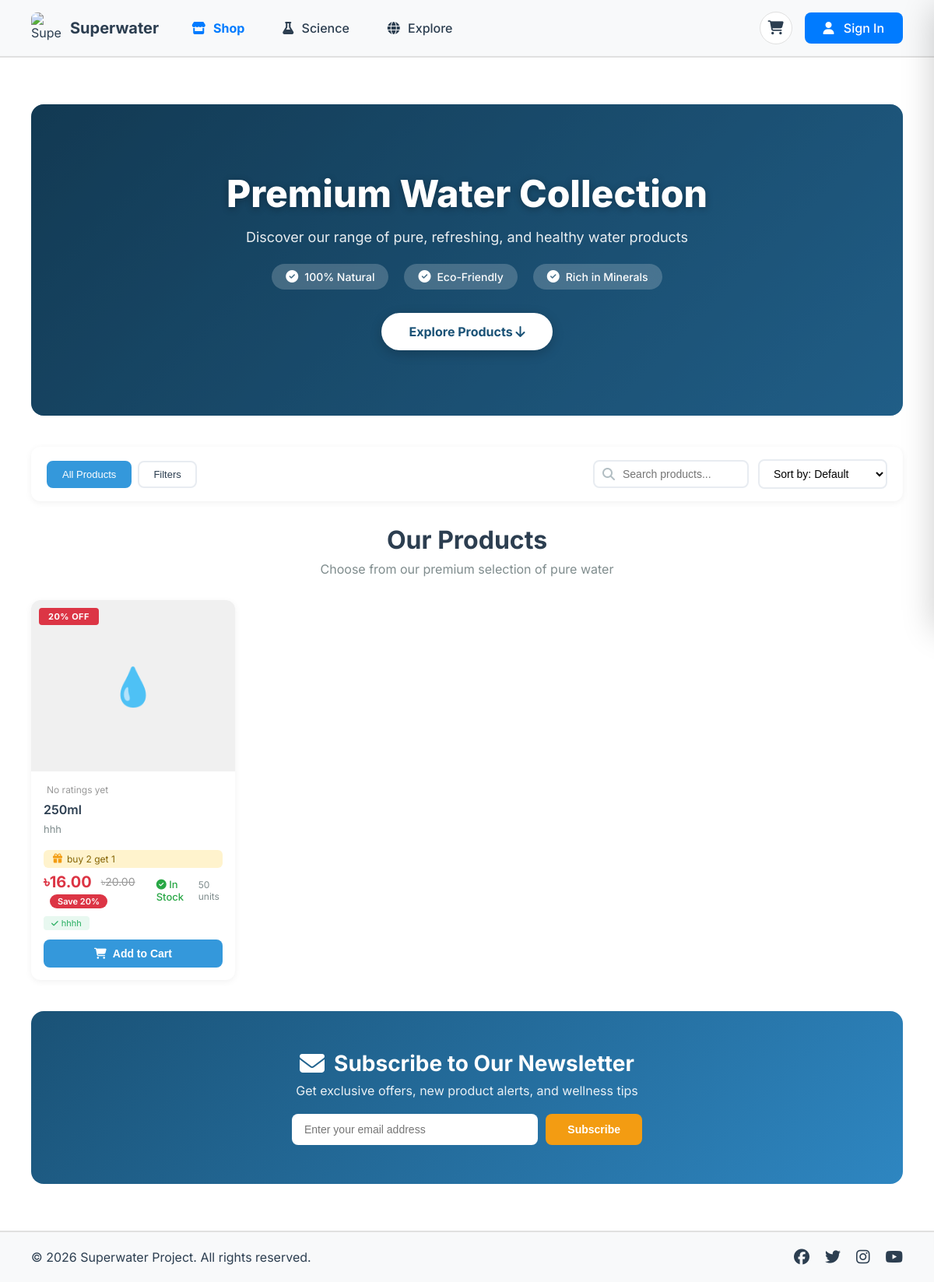
The app's page /shop/, older data.
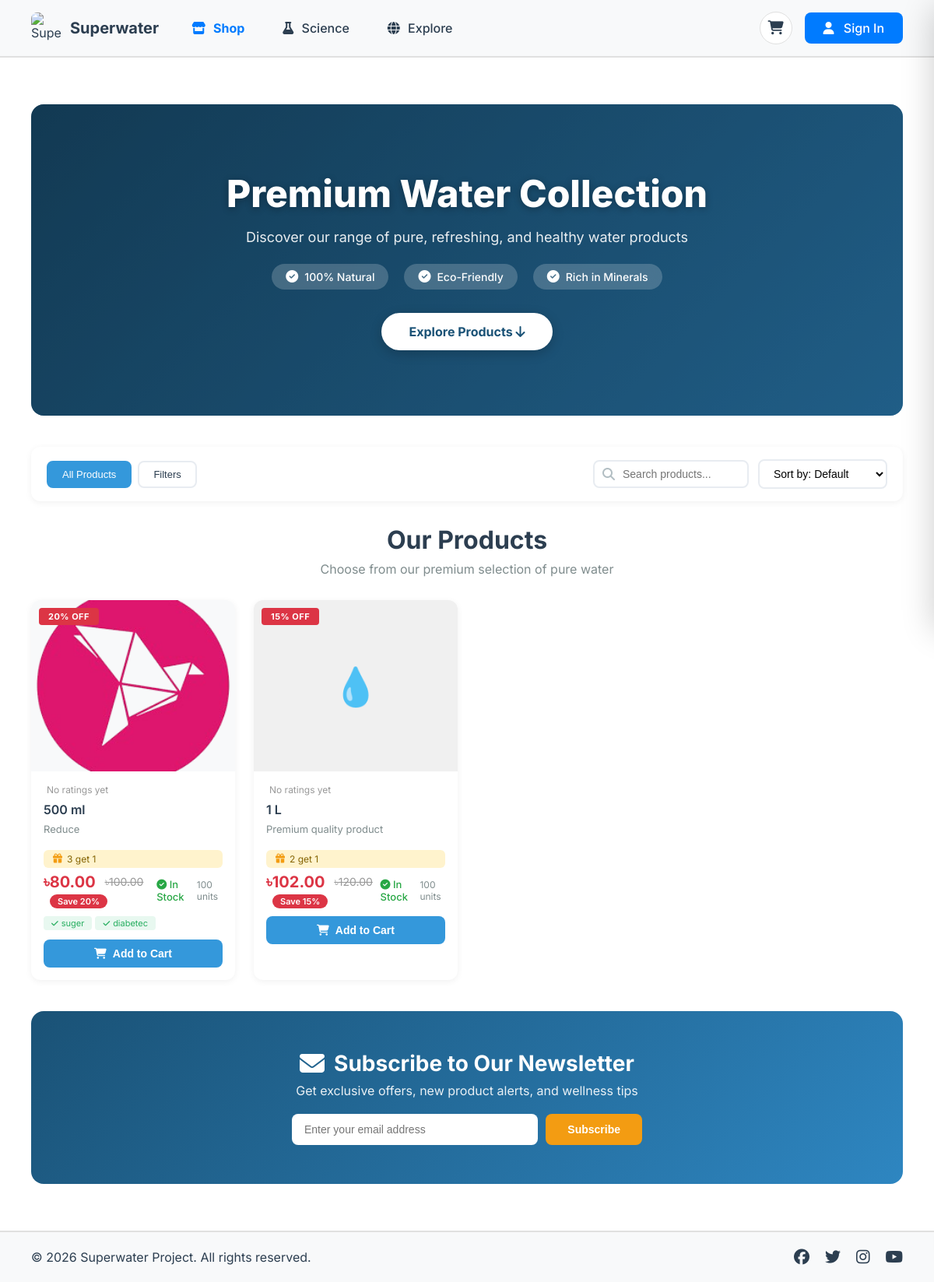
The same page, newer data.
### water_app/models.py (models this page shows, shortened)
class Product(models.Model):
    CATEGORY_CHOICES = [
        ('Filters', 'Filters'),
        ('Sensors', 'Sensors'),
        ('Purifiers', 'Purifiers'),
        ('Testing Kits', 'Testing Kits'),
        ('Softening Systems', 'Softening Systems'),
        ('Meters', 'Meters'),
        ('Pitchers', 'Pitchers'),
        ('Monitors', 'Monitors'),
    ]
    name = models.CharField(max_length=200)
    description = models.TextField(blank=True, null=True)
    price = models.DecimalField(max_digits=10, decimal_places=2, default=0)
    category = models.CharField(max_length=50, choices=CATEGORY_CHOICES, default='Filters')
    benefits = models.TextField(blank=True, null=True)
    rating = models.DecimalField(max_digits=3, decimal_places=2, default=0, blank=True, null=True)
    reviews = models.IntegerField(default=0, blank=True, null=True)
    stock_quantity = models.IntegerField(default=0, help_text="Number of items in stock")
    image = models.ImageField(upload_to='products/', blank=True, null=True)
    discount_price = models.DecimalField(max_digits=10, decimal_places=2, blank=True, null=True)
    discount_percentage = models.IntegerField(blank=True, null=True)
    special_offer = models.CharField(max_length=200, blank=True, null=True)
    is_on_sale = models.BooleanField(default=False)
    is_active = models.BooleanField(default=True)
    created_at = models.DateTimeField(auto_now_add=True)
    updated_at = models.DateTimeField(auto_now=True)
    def get_benefits_list(self):
        if not self.benefits:
            return []
        return [b.strip() for b in self.benefits.split(',') if b.strip()]
    def get_effective_price(self):
        if not self.is_on_sale:
            return self.price
        if self.discount_price is not None:
            return self.discount_price
        discount_percentage = self.discount_percentage or 0
        if discount_percentage > 0:
            return self.price - (self.price * Decimal(discount_percentage) / Decimal('100'))
        return self.price
    def get_discount_amount(self):
        if not self.is_on_sale:
            return Decimal('0.00')
        return self.price - self.get_effective_price()

### water_app/views.py (the view)
# urls.py: path('shop/', views.shop, name='shop'),
def shop(request):
    products = Product.objects.filter(is_active=True)
    categories = Product.objects.filter(is_active=True).values_list('category', flat=True).distinct()
    products_json = []
    for product in products:
        original_price = float(product.price)
        effective_price = product.get_effective_price()
        discount_price = float(effective_price)
        discount_percent = product.discount_percentage or 0
        has_discount = product.is_on_sale and (product.discount_price is not None or discount_percent > 0)
        products_json.append({
            'id': product.id,
            'name': product.name,
            'description': product.description or '',
            'price': float(effective_price if has_discount else original_price),
            'discount_price': float(discount_price) if has_discount else None,
            'original_price': float(original_price),
            'discount_percentage': int(discount_percent) if has_discount else 0,
            'is_on_sale': bool(has_discount),
            'savings': float(original_price - discount_price) if has_discount else 0,
            'special_offer': product.special_offer or '',
            'category': product.category,
            'benefits': product.get_benefits_list(),
            'rating': float(product.rating) if product.rating else 4.5,
            'reviews': int(product.reviews) if product.reviews else 0,
            'stock_quantity': int(product.stock_quantity) if product.stock_quantity else 0,
            'is_in_stock': bool(product.stock_quantity > 0) if product.stock_quantity else False,
            'image': product.image.url if product.image else '/static/images/default-product.jpg',
            'is_active': bool(product.is_active),
        })
    return render(request, 'shop.html', {
        'active_page': 'shop',
        'products': products,
        'categories': categories,
        'products_json': json.dumps(products_json)
    })

### water_app/templates/shop.html (shortened to what the changed rows need)
{% extends 'base.html' %}
{% load static %}
{% block extra_css %}
<link rel="stylesheet" href="{% static 'css/shop.css' %}" />
{% endblock %}
{% block content %}
<section class="shop-hero">
    <div class="hero-content">
        <h1 class="hero-title">Premium Water Collection</h1>
    </div>
</section>
<section class="shop-filters">
    <div class="filter-container">
        <div class="filter-left">
            <button class="filter-btn active" data-category="all">All Products</button>
            {% for category in categories %}
            <button class="filter-btn" data-category="{{ category }}">{{ category }}</button>
            {% endfor %}
        </div>
    </div>
</section>
<section class="products-section" id="products">
    <div class="section-header">
        <h2 class="section-title">Our Products</h2>
    </div>
    <div class="product-grid" id="productGrid">
        {% if products %}
            {% for product in products %}
            <div class="product-card"
                 data-category="{{ product.category|default:'Uncategorized' }}"
                 data-price="{% if product.is_on_sale %}{{ product.get_effective_price }}{% else %}{{ product.price }}{% endif %}"
                 data-original-price="{{ product.price }}"
                 data-discount="{% if product.is_on_sale %}{{ product.get_discount_amount }}{% else %}0{% endif %}"
                 data-stock="{{ product.stock_quantity|default:0 }}">
                <div class="product-badges">
                    {% if product.is_on_sale %}
                        <div class="product-badge discount">
                            {% if product.discount_percentage %}
                                {{ product.discount_percentage }}% OFF
                            {% else %}
                                🔥 Sale
                            {% endif %}
                        </div>
                    {% elif product.special_offer %}
                        <div class="product-badge offer">🎉 {{ product.special_offer|truncatechars:15 }}</div>
                    {% endif %}
                </div>
                <div class="product-image">
                    {% if product.image %}
                        <img src="{{ product.image.url }}" alt="{{ product.name }}" />
                    {% else %}
                        <div style="width:100%;height:100%;display:flex;align-items:center;justify-content:center;background:#f0f0f0;font-size:48px;color:#ccc;">
                            💧
                        </div>
                    {% endif %}
                </div>
                <div class="product-info">
                    <div class="product-rating">
                        {% with rating=product.rating|default:0|floatformat:"0"|add:"0" %}
                            {% if rating > 0 %}
                                {% for i in "12345"|make_list %}
                                    {% if forloop.counter <= rating %}
                                        <i class="fas fa-star"></i>
                                    {% elif forloop.counter <= rating|add:"1" and product.rating|floatformat:"1"|slice:"-1" >= "5" %}
                                        <i class="fas fa-star-half-alt"></i>
                                    {% else %}
                                        <i class="far fa-star"></i>
                                    {% endif %}
                                {% endfor %}
                                <span>({{ product.rating }})</span>
                                {% if product.reviews %}
                                <span class="reviews-count">{{ product.reviews }} reviews</span>
                                {% endif %}
                            {% else %}
                                <span style="color:#999;font-size:12px;">No ratings yet</span>
                            {% endif %}
                        {% endwith %}
                    </div>
                    <h3 class="product-name">{{ product.name }}</h3>
                    <p class="product-desc">{{ product.description|truncatechars:60|default:"Premium quality product" }}</p>
                    {% if product.special_offer %}
                    <div class="product-special-offer">
                        <i class="fas fa-gift"></i>
                        <span>{{ product.special_offer }}</span>
                    </div>
                    {% endif %}
                    <div class="product-meta">
                        <div class="product-price-wrapper">
                            {% if product.is_on_sale %}
                                <span class="product-price discounted">
                                    ৳{{ product.get_effective_price|floatformat:2 }}
                                </span>
                                <span class="original-price">৳{{ product.price|floatformat:2 }}</span>
                                <span class="discount-badge">
                                    {% if product.discount_percentage %}
                                        Save {{ product.discount_percentage }}%
                                    {% else %}
                                        Save ৳{{ product.get_discount_amount|floatformat:2 }}
                                    {% endif %}
                                </span>
                            {% else %}
                                <span class="product-price">৳{{ product.price|floatformat:2 }}</span>
                            {% endif %}
                        </div>
                        <div class="product-stock-wrapper">
                            {% if product.stock_quantity and product.stock_quantity > 0 %}
                                <span class="product-stock in-stock">
                                    <i class="fas fa-check-circle"></i> In Stock
                                </span>
                                <span class="stock-quantity">{{ product.stock_quantity }} units</span>
                            {% else %}
                                <span class="product-stock out-of-stock">
                                    <i class="fas fa-times-circle"></i> Out of Stock
                                </span>
                            {% endif %}
                        </div>
                    </div>
                    {% if product.benefits %}
                    <div class="product-benefits">
                        {% for benefit in product.get_benefits_list|slice:":3" %}
                            <span class="benefit-tag"><i class="fas fa-check"></i> {{ benefit }}</span>
                        {% endfor %}
                    </div>
                    {% endif %}
                    {% if product.stock_quantity and product.stock_quantity > 0 and product.is_active %}
                    <button class="btn-add-cart"
                            data-product-id="{{ product.id }}"
                            data-product-name="{{ product.name }}"
                            data-product-price="{% if product.is_on_sale %}{{ product.get_effective_price }}{% else %}{{ product.price }}{% endif %}"
                            data-product-image="{% if product.image %}{{ product.image.url }}{% else %}/static/images/default-product.jpg{% endif %}"
                            data-stock="{{ product.stock_quantity }}"
                            data-special-offer="{{ product.special_offer|default:'' }}"
                            data-original-price="{{ product.price }}"
                            data-discount="{% if product.is_on_sale %}{{ product.get_discount_amount }}{% else %}0{% endif %}">
                        <i class="fas fa-shopping-cart"></i> Add to Cart
                    </button>
                    {% else %}
                    <button class="btn-add-cart disabled" disabled>
                        <i class="fas fa-times"></i> {% if product.stock_quantity == 0 %}Out of Stock{% else %}Unavailable{% endif %}
                    </button>
                    {% endif %}
                </div>
            </div>
            {% endfor %}
        {% else %}
            <div class="no-products">
                <i class="fas fa-box-open"></i>
                <h3>No Products Available</h3>
                <p>Please check back later for our premium water collection.</p>
            </div>
        {% endif %}
    </div>
</section>
<section class="newsletter-section">
    <div class="newsletter-container">
        <div class="newsletter-content">
            <h2><i class="fas fa-envelope"></i> Subscribe to Our Newsletter</h2>
        </div>
    </div>
</section>
{% endblock %}

Row changes from the older to the newer data that the page shows:
removed Product: discount_percentage "20", name "250ml", description "hhh", special_offer "buy 2 get 1", get_effective_price "16.00", price "20.00", stock_quantity "50", get_benefits_list "hhhh"
added Product: discount_percentage "20", image (picture), name "500 ml", description "Reduce", special_offer "3 get 1", get_effective_price "80.00", price "100.00", stock_quantity "100", benefits "suger, diabetec" (drawn), get_benefits_list "suger" "diabetec"
added Product: discount_percentage "15", name "1 L", description "Premium quality product", special_offer "2 get 1", get_effective_price "102.00", price "120.00", stock_quantity "100"
